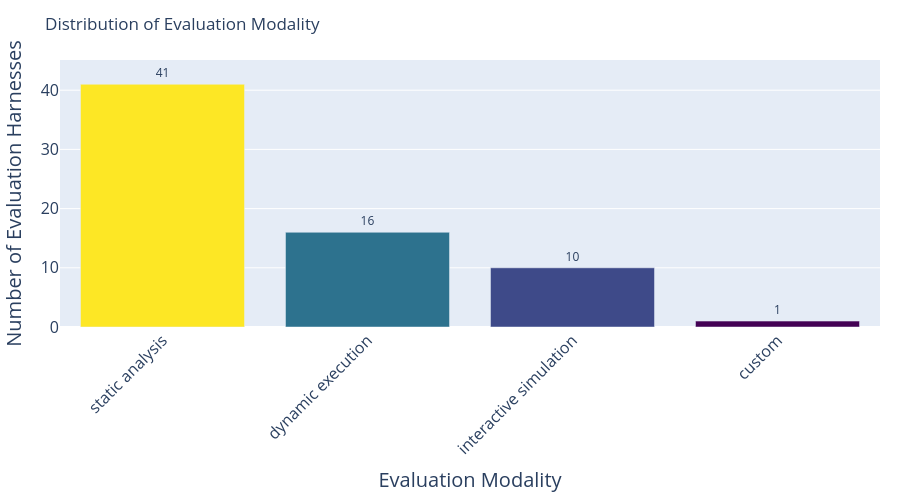

The notebook cell this image was saved under:
### Code cell
# import pandas as pd
# import plotly.express as px

# df = pd.read_csv("data/evaluation_harness_metadata.csv", encoding="utf-8")
# df['evaluation modality'] = df['evaluation modality'].apply(lambda x: x.split(',') if pd.notna(x) else [])
# df = df.explode('evaluation modality')

# # Get value counts and create a DataFrame for plotting
# value_counts = df['evaluation modality'].value_counts()
# value_counts_df = value_counts.reset_index()
# value_counts_df.columns = ['Evaluation Modality', 'Count']

# # Create bar chart with Plotly
# fig = px.bar(
#     value_counts_df, 
#     x='Evaluation Modality', 
#     y='Count',
#     title='Distribution of Evaluation Modality',
#     labels={'Count': 'Number of Evaluation Harnesses'},
#     color='Count',
#     color_continuous_scale='viridis'
# )

# # Customize the layout
# fig.update_layout(
#     xaxis_tickangle=-45,
#     margin=dict(l=20, r=20, t=60, b=100),
#     height=500,
#     showlegend=False,
#     xaxis=dict(
#         title_font_size=20,
#         tickfont_size=16
#     ),
#     yaxis=dict(
#         title_font_size=20,
#         tickfont_size=16,
#         range=[0, value_counts_df['Count'].max() * 1.1]  # Add 10% padding to y-axis
#     )
# )

# # Remove color bar
# fig.update_coloraxes(showscale=False)

# # Add value labels on top of bars
# fig.update_traces(texttemplate='%{y}', textposition='outside')

# fig.show()

### Figure 1 — Plotly figure (JSON) as saved in the notebook; plotly's stock layout.template omitted (floating-point values rounded to 4 significant figures)
{"data": [{"hovertemplate": "Evaluation Modality=%{x}<br>Number of Evaluation Harnesses=%{marker.color}<extra></extra>", "legendgroup": "", "marker": {"color": [41, 16, 10, 1], "coloraxis": "coloraxis", "pattern": {"shape": ""}}, "name": "", "orientation": "v", "showlegend": false, "textposition": "outside", "texttemplate": "%{y}", "type": "bar", "x": ["static analysis", "dynamic execution", "interactive simulation", "custom"], "xaxis": "x", "y": [41, 16, 10, 1], "yaxis": "y"}], "layout": {"barmode": "relative", "coloraxis": {"colorbar": {"title": {"text": "Number of Evaluation Harnesses"}}, "colorscale": [[0, "#440154"], [0.1111, "#482878"], [0.2222, "#3e4989"], [0.3333, "#31688e"], [0.4444, "#26828e"], [0.5556, "#1f9e89"], [0.6667, "#35b779"], [0.7778, "#6ece58"], [0.8889, "#b5de2b"], [1, "#fde725"]], "showscale": false}, "height": 500, "legend": {"tracegroupgap": 0}, "margin": {"b": 100, "l": 20, "r": 20, "t": 60}, "showlegend": false, "title": {"text": "Distribution of Evaluation Modality"}, "xaxis": {"anchor": "y", "domain": [0, 1], "tickangle": -45, "tickfont": {"size": 16}, "title": {"font": {"size": 20}, "text": "Evaluation Modality"}}, "yaxis": {"anchor": "x", "domain": [0, 1], "range": [0, 45.1], "tickfont": {"size": 16}, "title": {"font": {"size": 20}, "text": "Number of Evaluation Harnesses"}}}}
